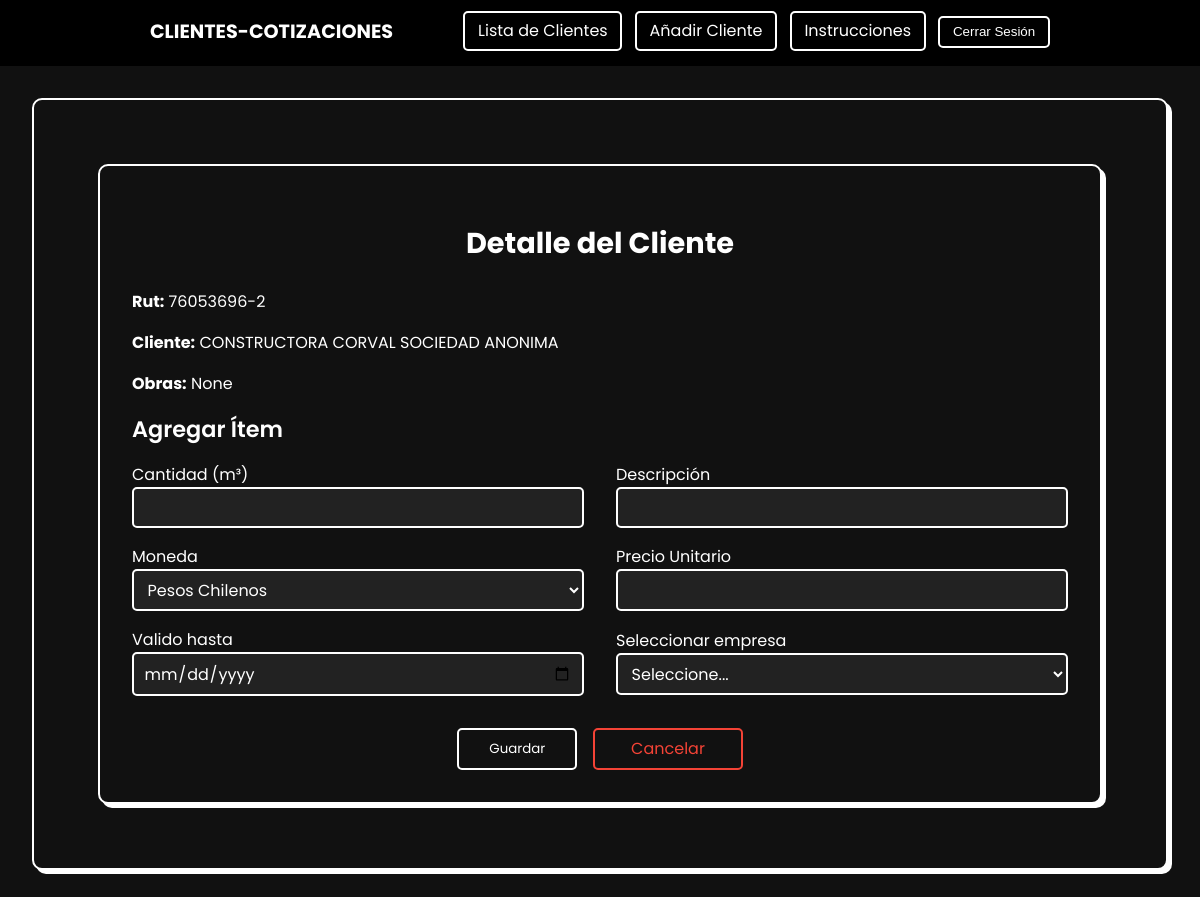
The app's page /cliente/detalle/40/ (signed in) with its own data.
### app/models.py (models this page shows, shortened)
class Cliente(models.Model):
    Rut = models.CharField(max_length=12)
    cliente = models.CharField(max_length=100)
    telefono = models.CharField(validators=[telefono_validator], max_length=12, blank=True, null=True, default='')
    obra = models.CharField(max_length=50, blank=True, null=True, default='')
    persona_contacto = models.CharField(max_length=50)

### app/views.py (the view, shortened to what this page needs)
# urls.py: path('cliente/detalle/<int:pk>/', views.Detalle_Clientes.as_view(), name='detalle_cliente'),
@method_decorator(user_passes_test(lambda u: u.is_superuser), name='dispatch')
class Detalle_Clientes(LoginRequiredMixin, UserPassesTestMixin, DetailView):
    model = Cliente
    template_name = "clientes/detalle_cliente.html"
    context_object_name = 'cliente'
    form_class = ItemForm
    def test_func(self):
        return self.request.user.is_superuser
    def get_context_data(self, **kwargs):
        context = super().get_context_data(**kwargs)
        context['form'] = ItemForm()
        context['items_temporales'] = self.request.session.get('items_temporales', [])
        return context

### app/forms.py
class ItemForm(forms.ModelForm):
    class Meta:
        model = Item
        fields = ['cantidad_m3', 'descripcion' , 'moneda', 'precio_unitario']
        labels = {
            'cantidad_m3': 'Cantidad (m³)',
        }
        widgets = {
            'cantidad_m3': forms.NumberInput(attrs={'class': 'form-control', 'step': '0.01', 'min': '0'}),
            'descripcion': forms.TextInput(attrs={'class': 'form-control', 'placeholder': 'Ej: Arena fina'}),
            'moneda': forms.Select(attrs={'class': 'form-control'}),
            'precio_unitario': forms.NumberInput(attrs={'class': 'form-control', 'step': '0.01', 'min': '0'}),
        }

### app/templates/clientes/detalle_cliente.html (shortened to what this page needs)
{% extends "clientes/base.html" %}
{% load static %}
{% block content %}
<div class="wrapper">
    <div class="card-lista">
        <h2 class="title">Detalle del Cliente</h2>
        <div class="cliente-info">
            <p><strong>Rut:</strong> {{ cliente.Rut }}</p>
            <p><strong>Cliente:</strong> {{ cliente.cliente }}</p>
            <p><strong>Obras:</strong> {{ cliente.obra }}</p>
        </div>
        <h3 class="subtitle">Agregar Ítem</h3>
        <form method="post" class="form-grid">
            <div class="form-group">
                <label for="id_cantidad_m3">Cantidad (m³)</label>
                <input type="number" step="0.01" min="0" name="cantidad_m3" id="id_cantidad_m3" class="form-control">
            </div>
            <div class="form-group">
                <label for="id_descripcion">Descripción</label>
                <input type="text" name="descripcion" id="id_descripcion" class="form-control">
            </div>
            <div class="form-group">
                <label for="id_moneda">Moneda</label>
                <select name="moneda" id="id_moneda" class="form-control">
                    <option value="CLP">Pesos Chilenos</option>
                </select>
            </div>
            <div class="form-group">
                <label for="id_precio_unitario">Precio Unitario</label>
                <input type="number" step="0.01" min="0" name="precio_unitario" id="id_precio_unitario" class="form-control">
            </div>
            <div class="form-group">
                <label for="id_valido_hasta">Valido hasta</label>
                <input type="date" step="0.01" min="0" name="valido_hasta" id="id_valido_hasta" class="form-control">
            </div>
            <div class="form-group">
                <label for="opcion_destino">Seleccionar empresa</label>
                <select name="opcion_destino" id="opcion_destino" class="form-control">
                    <option value="">Seleccione...</option>
                </select>
            </div>
            <div class="form-buttons">
                <button type="submit" class="btn btn-primary">Guardar</button>
                <a href="{% url 'listar_clientes' %}" class="btn btn-secondary">Cancelar</a>
            </div>
        </form>
    </div>
</div>
{% endblock %}

### app/templates/clientes/detalle_cliente.html (style rules this page uses)
.wrapper { display: flex; justify-content: center; align-items: flex-start; padding: 2rem; font-family: 'Poppins', sans-serif; background-color: #111; min-height: 80vh; max-width: 105rem; margin: 0 auto; }
.card-lista { background-color: #111; border: 0.125rem solid #fff; border-radius: 0.625rem; padding: 2rem; box-shadow: 0.25rem 0.25rem #fff; color: #fff; width: 100%; }
.title { font-size: 1.8rem; font-weight: 700; margin-bottom: 1.5rem; text-align: center; }
.subtitle { font-size: 1.4rem; font-weight: 600; margin: 1rem 0; }
.btn { padding: 0.4rem 0.8rem; border: 0.125rem solid #fff; border-radius: 0.3125rem; color: #fff; background-color: transparent; cursor: pointer; text-decoration: none; transition: all 0.3s; font-family: 'Poppins', sans-serif; min-width: 120px; text-align: center; }
.btn-secondary { border-color: #f44336; color: #f44336; }
.form-grid { display: grid; grid-template-columns: 1fr 1fr; gap: 1rem 2rem; align-items: center; }
.form-grid .form-group { display: flex; flex-direction: column; }
.form-buttons { grid-column: 1 / 3; display: flex; justify-content: center; gap: 1rem; margin-top: 1rem; }
.form-control { background-color: #222; color: #fff; border: 0.125rem solid #fff; border-radius: 0.3125rem; padding: 0.4rem 0.6rem; font-size: 1rem; font-family: 'Poppins', sans-serif; outline: none; transition: all 0.3s; }

### app/templates/clientes/base.html (style rules this page uses)
body { margin: 0; font-family: 'Poppins', sans-serif; background-color: #111; color: #fff; }

### records on screen
Cliente: Rut "76053696-2", cliente "CONSTRUCTORA CORVAL SOCIEDAD ANONIMA", obra "None"
